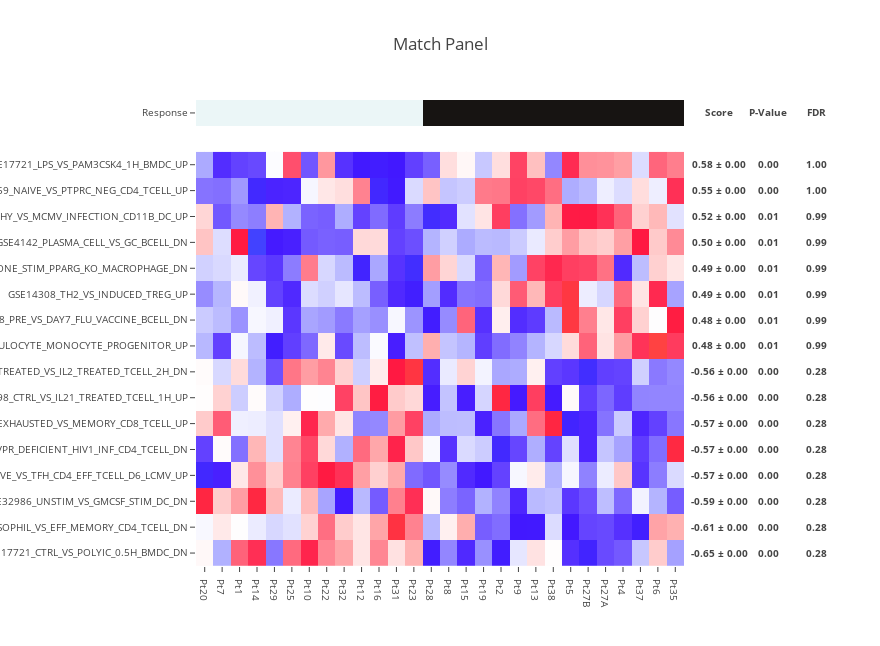

This figure's notebook cell:
### Code cell
target = pd.read_table(
    'target_0.tsv',
    index_col=0,
    squeeze=True,
)

features = pd.read_table(
    'features_0.tsv',
    index_col=0,
)

score_moe_p_value_fdr = make_match_panel(
    target,
    features,
    n_sampling=1,
    n_permutation=1,
    target_type='binary',
)

score_moe_p_value_fdr.sort_values('Score')

### Figure 1 — Plotly figure (JSON) as saved in the notebook; plotly's stock layout.template omitted (floating-point values rounded to 4 significant figures; data arrays with more than 128 entries replaced by an {"elided": "..."} marker saying what was removed)
{"data": [{"colorscale": [[0, "#ebf6f7"], [1, "#171412"]], "showscale": false, "text": [["Pt20", "Pt7", "Pt1", "Pt14", "Pt29", "Pt25", "Pt10", "Pt22", "Pt32", "Pt12", "Pt16", "Pt31", "Pt23", "Pt28", "Pt8", "Pt15", "Pt19", "Pt2", "Pt9", "Pt13", "Pt38", "Pt5", "Pt27B", "Pt27A", "Pt4", "Pt37", "Pt6", "Pt35"]], "type": "heatmap", "uid": "d772c455-8f8f-48c1-8b87-5e65710d9f88", "x": ["Pt20", "Pt7", "Pt1", "Pt14", "Pt29", "Pt25", "Pt10", "Pt22", "Pt32", "Pt12", "Pt16", "Pt31", "Pt23", "Pt28", "Pt8", "Pt15", "Pt19", "Pt2", "Pt9", "Pt13", "Pt38", "Pt5", "Pt27B", "Pt27A", "Pt4", "Pt37", "Pt6", "Pt35"], "y": ["Response"], "yaxis": "y2", "z": [[0, 0, 0, 0, 0, 0, 0, 0, 0, 0, 0, 0, 0, 1, 1, 1, 1, 1, 1, 1, 1, 1, 1, 1, 1, 1, 1, 1]]}, {"colorscale": {"elided": "256x2 mixed values"}, "showscale": false, "type": "heatmap", "uid": "8032aebe-964e-4d88-ba04-9fad8453ff16", "x": ["Pt20", "Pt7", "Pt1", "Pt14", "Pt29", "Pt25", "Pt10", "Pt22", "Pt32", "Pt12", "Pt16", "Pt31", "Pt23", "Pt28", "Pt8", "Pt15", "Pt19", "Pt2", "Pt9", "Pt13", "Pt38", "Pt5", "Pt27B", "Pt27A", "Pt4", "Pt37", "Pt6", "Pt35"], "y": ["GSE17721_CTRL_VS_POLYIC_0.5H_BMDC_DN", "GSE3982_BASOPHIL_VS_EFF_MEMORY_CD4_TCELL_DN", "GSE32986_UNSTIM_VS_GMCSF_STIM_DC_DN", "GSE43863_NAIVE_VS_TFH_CD4_EFF_TCELL_D6_LCMV_UP", "GSE12963_ENV_NEF_VS_ENV_NEF_AND_VPR_DEFICIENT_HIV1_INF_CD4_TCELL_DN", "GSE9650_EXHAUSTED_VS_MEMORY_CD8_TCELL_UP", "GSE19198_CTRL_VS_IL21_TREATED_TCELL_1H_UP", "GSE36888_UNTREATED_VS_IL2_TREATED_TCELL_2H_DN", "GSE15330_HSC_VS_GRANULOCYTE_MONOCYTE_PROGENITOR_UP", "GSE29618_PRE_VS_DAY7_FLU_VACCINE_BCELL_DN", "GSE14308_TH2_VS_INDUCED_TREG_UP", "GSE25123_CTRL_VS_IL4_AND_ROSIGLITAZONE_STIM_PPARG_KO_MACROPHAGE_DN", "GSE4142_PLASMA_CELL_VS_GC_BCELL_DN", "GSE45365_HEALTHY_VS_MCMV_INFECTION_CD11B_DC_UP", "GSE15659_NAIVE_VS_PTPRC_NEG_CD4_TCELL_UP", "GSE17721_LPS_VS_PAM3CSK4_1H_BMDC_UP"], "yaxis": "y", "z": {"elided": "16x28 float values"}, "zmax": 3.096, "zmin": -2.635}], "layout": {"annotations": [{"font": {"size": 9.6}, "showarrow": false, "text": "<b>Score</b>", "width": 64, "x": 1.002, "xanchor": "left", "xref": "paper", "y": 0.9722, "yanchor": "middle", "yref": "paper"}, {"font": {"size": 9.6}, "showarrow": false, "text": "<b>0.58 ± 0.00</b>", "width": 64, "x": 1.002, "xanchor": "left", "xref": "paper", "y": 0.8611, "yanchor": "middle", "yref": "paper"}, {"font": {"size": 9.6}, "showarrow": false, "text": "<b>0.55 ± 0.00</b>", "width": 64, "x": 1.002, "xanchor": "left", "xref": "paper", "y": 0.8056, "yanchor": "middle", "yref": "paper"}, {"font": {"size": 9.6}, "showarrow": false, "text": "<b>0.52 ± 0.00</b>", "width": 64, "x": 1.002, "xanchor": "left", "xref": "paper", "y": 0.75, "yanchor": "middle", "yref": "paper"}, {"font": {"size": 9.6}, "showarrow": false, "text": "<b>0.50 ± 0.00</b>", "width": 64, "x": 1.002, "xanchor": "left", "xref": "paper", "y": 0.6944, "yanchor": "middle", "yref": "paper"}, {"font": {"size": 9.6}, "showarrow": false, "text": "<b>0.49 ± 0.00</b>", "width": 64, "x": 1.002, "xanchor": "left", "xref": "paper", "y": 0.6389, "yanchor": "middle", "yref": "paper"}, {"font": {"size": 9.6}, "showarrow": false, "text": "<b>0.49 ± 0.00</b>", "width": 64, "x": 1.002, "xanchor": "left", "xref": "paper", "y": 0.5833, "yanchor": "middle", "yref": "paper"}, {"font": {"size": 9.6}, "showarrow": false, "text": "<b>0.48 ± 0.00</b>", "width": 64, "x": 1.002, "xanchor": "left", "xref": "paper", "y": 0.5278, "yanchor": "middle", "yref": "paper"}, {"font": {"size": 9.6}, "showarrow": false, "text": "<b>0.48 ± 0.00</b>", "width": 64, "x": 1.002, "xanchor": "left", "xref": "paper", "y": 0.4722, "yanchor": "middle", "yref": "paper"}, {"font": {"size": 9.6}, "showarrow": false, "text": "<b>-0.56 ± 0.00</b>", "width": 64, "x": 1.002, "xanchor": "left", "xref": "paper", "y": 0.4167, "yanchor": "middle", "yref": "paper"}, {"font": {"size": 9.6}, "showarrow": false, "text": "<b>-0.56 ± 0.00</b>", "width": 64, "x": 1.002, "xanchor": "left", "xref": "paper", "y": 0.3611, "yanchor": "middle", "yref": "paper"}, {"font": {"size": 9.6}, "showarrow": false, "text": "<b>-0.57 ± 0.00</b>", "width": 64, "x": 1.002, "xanchor": "left", "xref": "paper", "y": 0.3056, "yanchor": "middle", "yref": "paper"}, {"font": {"size": 9.6}, "showarrow": false, "text": "<b>-0.57 ± 0.00</b>", "width": 64, "x": 1.002, "xanchor": "left", "xref": "paper", "y": 0.25, "yanchor": "middle", "yref": "paper"}, {"font": {"size": 9.6}, "showarrow": false, "text": "<b>-0.57 ± 0.00</b>", "width": 64, "x": 1.002, "xanchor": "left", "xref": "paper", "y": 0.1944, "yanchor": "middle", "yref": "paper"}, {"font": {"size": 9.6}, "showarrow": false, "text": "<b>-0.59 ± 0.00</b>", "width": 64, "x": 1.002, "xanchor": "left", "xref": "paper", "y": 0.1389, "yanchor": "middle", "yref": "paper"}, {"font": {"size": 9.6}, "showarrow": false, "text": "<b>-0.61 ± 0.00</b>", "width": 64, "x": 1.002, "xanchor": "left", "xref": "paper", "y": 0.08333, "yanchor": "middle", "yref": "paper"}, {"font": {"size": 9.6}, "showarrow": false, "text": "<b>-0.65 ± 0.00</b>", "width": 64, "x": 1.002, "xanchor": "left", "xref": "paper", "y": 0.02778, "yanchor": "middle", "yref": "paper"}, {"font": {"size": 9.6}, "showarrow": false, "text": "<b>P-Value</b>", "width": 64, "x": 1.102, "xanchor": "left", "xref": "paper", "y": 0.9722, "yanchor": "middle", "yref": "paper"}, {"font": {"size": 9.6}, "showarrow": false, "text": "<b>0.00</b>", "width": 64, "x": 1.102, "xanchor": "left", "xref": "paper", "y": 0.8611, "yanchor": "middle", "yref": "paper"}, {"font": {"size": 9.6}, "showarrow": false, "text": "<b>0.00</b>", "width": 64, "x": 1.102, "xanchor": "left", "xref": "paper", "y": 0.8056, "yanchor": "middle", "yref": "paper"}, {"font": {"size": 9.6}, "showarrow": false, "text": "<b>0.01</b>", "width": 64, "x": 1.102, "xanchor": "left", "xref": "paper", "y": 0.75, "yanchor": "middle", "yref": "paper"}, {"font": {"size": 9.6}, "showarrow": false, "text": "<b>0.01</b>", "width": 64, "x": 1.102, "xanchor": "left", "xref": "paper", "y": 0.6944, "yanchor": "middle", "yref": "paper"}, {"font": {"size": 9.6}, "showarrow": false, "text": "<b>0.01</b>", "width": 64, "x": 1.102, "xanchor": "left", "xref": "paper", "y": 0.6389, "yanchor": "middle", "yref": "paper"}, {"font": {"size": 9.6}, "showarrow": false, "text": "<b>0.01</b>", "width": 64, "x": 1.102, "xanchor": "left", "xref": "paper", "y": 0.5833, "yanchor": "middle", "yref": "paper"}, {"font": {"size": 9.6}, "showarrow": false, "text": "<b>0.01</b>", "width": 64, "x": 1.102, "xanchor": "left", "xref": "paper", "y": 0.5278, "yanchor": "middle", "yref": "paper"}, {"font": {"size": 9.6}, "showarrow": false, "text": "<b>0.01</b>", "width": 64, "x": 1.102, "xanchor": "left", "xref": "paper", "y": 0.4722, "yanchor": "middle", "yref": "paper"}, {"font": {"size": 9.6}, "showarrow": false, "text": "<b>0.00</b>", "width": 64, "x": 1.102, "xanchor": "left", "xref": "paper", "y": 0.4167, "yanchor": "middle", "yref": "paper"}, {"font": {"size": 9.6}, "showarrow": false, "text": "<b>0.00</b>", "width": 64, "x": 1.102, "xanchor": "left", "xref": "paper", "y": 0.3611, "yanchor": "middle", "yref": "paper"}, {"font": {"size": 9.6}, "showarrow": false, "text": "<b>0.00</b>", "width": 64, "x": 1.102, "xanchor": "left", "xref": "paper", "y": 0.3056, "yanchor": "middle", "yref": "paper"}, {"font": {"size": 9.6}, "showarrow": false, "text": "<b>0.00</b>", "width": 64, "x": 1.102, "xanchor": "left", "xref": "paper", "y": 0.25, "yanchor": "middle", "yref": "paper"}, {"font": {"size": 9.6}, "showarrow": false, "text": "<b>0.00</b>", "width": 64, "x": 1.102, "xanchor": "left", "xref": "paper", "y": 0.1944, "yanchor": "middle", "yref": "paper"}, {"font": {"size": 9.6}, "showarrow": false, "text": "<b>0.00</b>", "width": 64, "x": 1.102, "xanchor": "left", "xref": "paper", "y": 0.1389, "yanchor": "middle", "yref": "paper"}, {"font": {"size": 9.6}, "showarrow": false, "text": "<b>0.00</b>", "width": 64, "x": 1.102, "xanchor": "left", "xref": "paper", "y": 0.08333, "yanchor": "middle", "yref": "paper"}, {"font": {"size": 9.6}, "showarrow": false, "text": "<b>0.00</b>", "width": 64, "x": 1.102, "xanchor": "left", "xref": "paper", "y": 0.02778, "yanchor": "middle", "yref": "paper"}, {"font": {"size": 9.6}, "showarrow": false, "text": "<b>FDR</b>", "width": 64, "x": 1.202, "xanchor": "left", "xref": "paper", "y": 0.9722, "yanchor": "middle", "yref": "paper"}, {"font": {"size": 9.6}, "showarrow": false, "text": "<b>1.00</b>", "width": 64, "x": 1.202, "xanchor": "left", "xref": "paper", "y": 0.8611, "yanchor": "middle", "yref": "paper"}, {"font": {"size": 9.6}, "showarrow": false, "text": "<b>1.00</b>", "width": 64, "x": 1.202, "xanchor": "left", "xref": "paper", "y": 0.8056, "yanchor": "middle", "yref": "paper"}, {"font": {"size": 9.6}, "showarrow": false, "text": "<b>0.99</b>", "width": 64, "x": 1.202, "xanchor": "left", "xref": "paper", "y": 0.75, "yanchor": "middle", "yref": "paper"}, {"font": {"size": 9.6}, "showarrow": false, "text": "<b>0.99</b>", "width": 64, "x": 1.202, "xanchor": "left", "xref": "paper", "y": 0.6944, "yanchor": "middle", "yref": "paper"}, {"font": {"size": 9.6}, "showarrow": false, "text": "<b>0.99</b>", "width": 64, "x": 1.202, "xanchor": "left", "xref": "paper", "y": 0.6389, "yanchor": "middle", "yref": "paper"}, {"font": {"size": 9.6}, "showarrow": false, "text": "<b>0.99</b>", "width": 64, "x": 1.202, "xanchor": "left", "xref": "paper", "y": 0.5833, "yanchor": "middle", "yref": "paper"}, {"font": {"size": 9.6}, "showarrow": false, "text": "<b>0.99</b>", "width": 64, "x": 1.202, "xanchor": "left", "xref": "paper", "y": 0.5278, "yanchor": "middle", "yref": "paper"}, {"font": {"size": 9.6}, "showarrow": false, "text": "<b>0.99</b>", "width": 64, "x": 1.202, "xanchor": "left", "xref": "paper", "y": 0.4722, "yanchor": "middle", "yref": "paper"}, {"font": {"size": 9.6}, "showarrow": false, "text": "<b>0.28</b>", "width": 64, "x": 1.202, "xanchor": "left", "xref": "paper", "y": 0.4167, "yanchor": "middle", "yref": "paper"}, {"font": {"size": 9.6}, "showarrow": false, "text": "<b>0.28</b>", "width": 64, "x": 1.202, "xanchor": "left", "xref": "paper", "y": 0.3611, "yanchor": "middle", "yref": "paper"}, {"font": {"size": 9.6}, "showarrow": false, "text": "<b>0.28</b>", "width": 64, "x": 1.202, "xanchor": "left", "xref": "paper", "y": 0.3056, "yanchor": "middle", "yref": "paper"}, {"font": {"size": 9.6}, "showarrow": false, "text": "<b>0.28</b>", "width": 64, "x": 1.202, "xanchor": "left", "xref": "paper", "y": 0.25, "yanchor": "middle", "yref": "paper"}, {"font": {"size": 9.6}, "showarrow": false, "text": "<b>0.28</b>", "width": 64, "x": 1.202, "xanchor": "left", "xref": "paper", "y": 0.1944, "yanchor": "middle", "yref": "paper"}, {"font": {"size": 9.6}, "showarrow": false, "text": "<b>0.28</b>", "width": 64, "x": 1.202, "xanchor": "left", "xref": "paper", "y": 0.1389, "yanchor": "middle", "yref": "paper"}, {"font": {"size": 9.6}, "showarrow": false, "text": "<b>0.28</b>", "width": 64, "x": 1.202, "xanchor": "left", "xref": "paper", "y": 0.08333, "yanchor": "middle", "yref": "paper"}, {"font": {"size": 9.6}, "showarrow": false, "text": "<b>0.28</b>", "width": 64, "x": 1.202, "xanchor": "left", "xref": "paper", "y": 0.02778, "yanchor": "middle", "yref": "paper"}], "height": 646.2, "margin": {"l": 196, "r": 196}, "title": "Match Panel", "width": 880, "xaxis": {"anchor": "y", "tickfont": {"size": 9.6}}, "yaxis": {"domain": [0, 0.8889], "dtick": 1, "tickfont": {"size": 9.6}}, "yaxis2": {"domain": [0.9444, 1], "tickfont": {"size": 9.6}}}}
